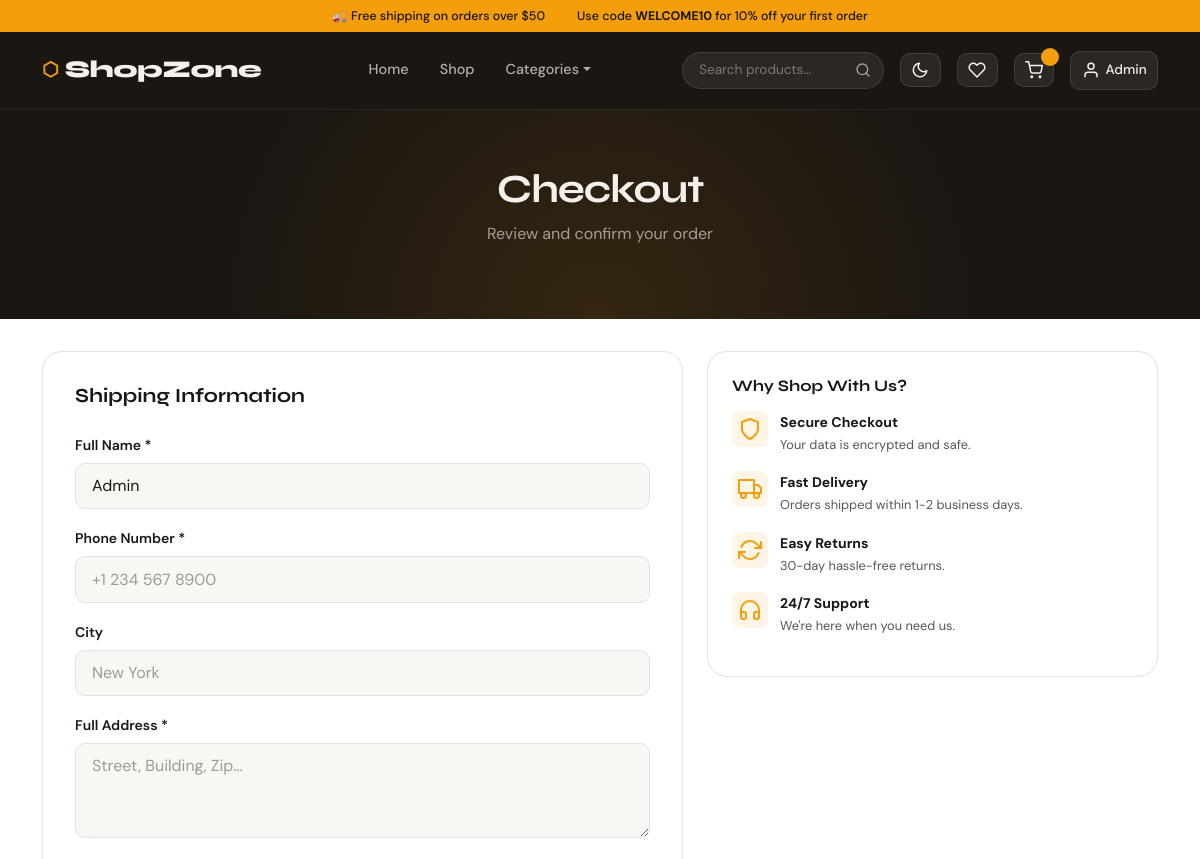
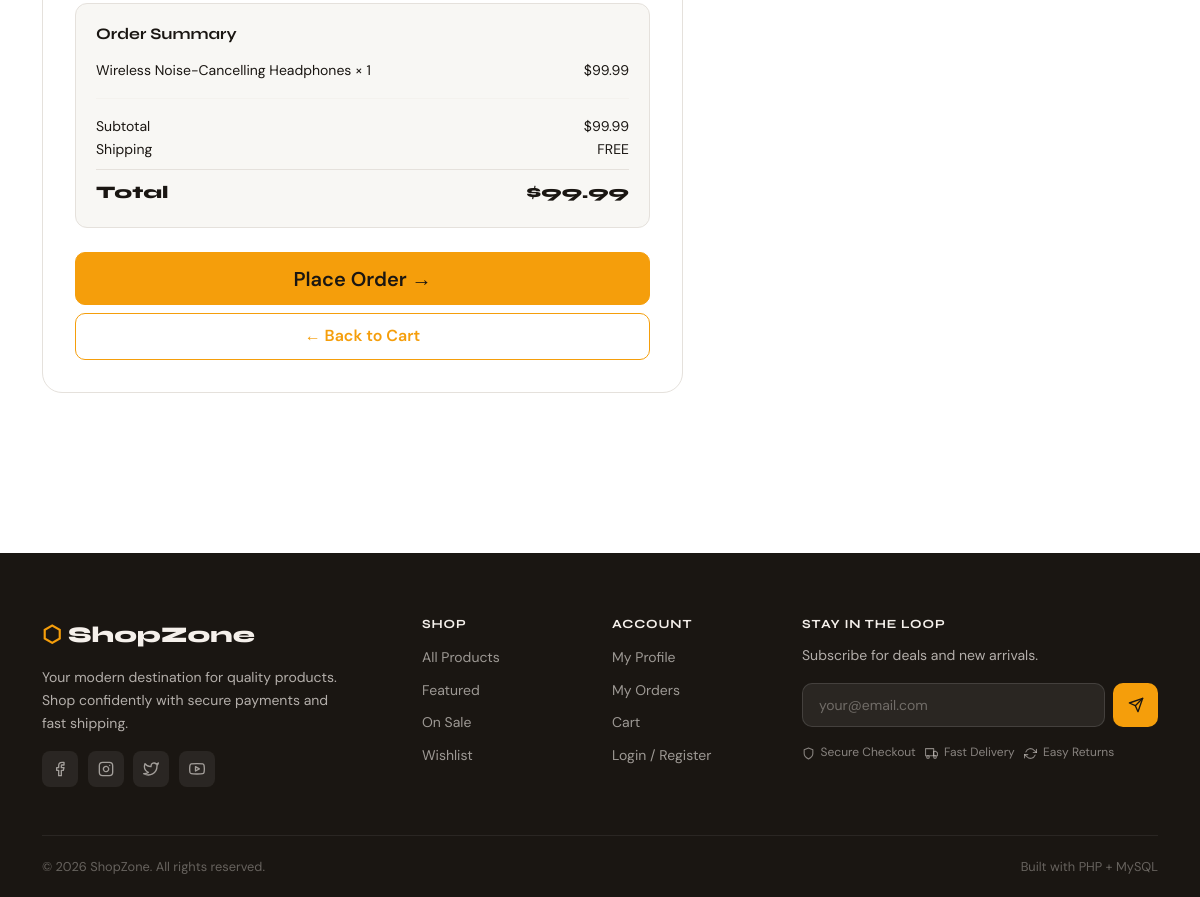
The app's page /pages/checkout.php?buy_now=1 (signed in) with its own data (2 pictures, top to bottom).
### tables this page shows
CREATE TABLE IF NOT EXISTS users (
    id INT AUTO_INCREMENT PRIMARY KEY,
    name VARCHAR(100) NOT NULL,
    email VARCHAR(150) UNIQUE NOT NULL,
    password VARCHAR(255) NOT NULL,
    role ENUM('user', 'admin') DEFAULT 'user',
    avatar VARCHAR(255) DEFAULT NULL,
    remember_token VARCHAR(255) DEFAULT NULL,
    otp_code VARCHAR(10) DEFAULT NULL,
    otp_expires_at DATETIME DEFAULT NULL,
    is_verified TINYINT(1) DEFAULT 0,
    reset_token VARCHAR(255) DEFAULT NULL,
    reset_expires_at DATETIME DEFAULT NULL,
    created_at TIMESTAMP DEFAULT CURRENT_TIMESTAMP
);

CREATE TABLE IF NOT EXISTS products (
    id INT AUTO_INCREMENT PRIMARY KEY,
    name VARCHAR(200) NOT NULL,
    slug VARCHAR(200) UNIQUE NOT NULL,
    price DECIMAL(10,2) NOT NULL,
    sale_price DECIMAL(10,2) DEFAULT NULL,
    description TEXT,
    short_description VARCHAR(500),
    image VARCHAR(255) DEFAULT NULL,
    gallery TEXT DEFAULT NULL,
    category_id INT,
    stock INT DEFAULT 0,
    promo_code VARCHAR(50) DEFAULT NULL,
    discount_percent INT DEFAULT 0,
    featured TINYINT(1) DEFAULT 0,
    created_at TIMESTAMP DEFAULT CURRENT_TIMESTAMP,
    FOREIGN KEY (category_id) REFERENCES categories(id) ON DELETE SET NULL
);

### includes/functions.php (called while the page is built, shortened)
<?php
function sanitize(string $val): string { return htmlspecialchars(trim($val), ENT_QUOTES, 'UTF-8'); }
function formatPrice(float $price): string { return '$' . number_format($price, 2); }

### pages/checkout.php (the view, shortened to what this page needs)
<?php
require_once __DIR__ . '/../includes/header.php';
$db  = getDB();
$uid = currentUserId();
$buyNow = (int)($_GET['buy_now'] ?? 0);
if ($buyNow) {
    $prod = $db->prepare("SELECT * FROM products WHERE id=? AND stock>0");
    $prod->execute([$buyNow]);
    $prod = $prod->fetch();
    $items = $prod ? [array_merge($prod, ['quantity'=>1,'effective_price'=>$prod['sale_price'] ?? $prod['price']])] : [];
}
$subtotal = array_sum(array_map(fn($i) => $i['effective_price'] * $i['quantity'], $items));
$discount = $_SESSION['cart_discount'] ?? 0;
$shipping = $subtotal >= 50 ? 0 : 5.00;
$total = $subtotal - $discount + $shipping;
$user = $db->prepare("SELECT * FROM users WHERE id=?");
$user->execute([$uid]);
$user = $user->fetch();
?>
<div class="page-header">
  <h1>Checkout</h1>
  <p>Review and confirm your order</p>
</div>
<section class="section" style="padding-top:2rem">
  <div class="container">
    <div class="row gy-4">
      <div class="col-lg-7">
        <div style="background:var(--card-bg);border:1px solid var(--border);border-radius:var(--radius-lg);padding:2rem">
          <h5 style="margin-bottom:1.5rem">Shipping Information</h5>
          <form method="POST" id="checkoutForm">
            <div class="mb-3">
              <label class="form-label">Full Name *</label>
              <input type="text" name="name" class="form-control" required value="<?= sanitize($user['name']) ?>" placeholder="Jane Doe">
            </div>
            <div class="mb-3">
              <label class="form-label">Phone Number *</label>
              <input type="tel" name="phone" class="form-control" required placeholder="+1 234 567 8900">
            </div>
            <div class="mb-3">
              <label class="form-label">City</label>
              <input type="text" name="city" class="form-control" placeholder="New York">
            </div>
            <div class="mb-4">
              <label class="form-label">Full Address *</label>
              <textarea name="address" class="form-control" rows="3" required placeholder="Street, Building, Zip..."></textarea>
            </div>
            <div style="background:var(--bg-2);border:1px solid var(--border);border-radius:var(--radius);padding:1.25rem;margin-bottom:1.5rem">
              <h6 style="margin-bottom:1rem">Order Summary</h6>
              <?php foreach ($items as $item): ?>
              <div style="display:flex;justify-content:space-between;font-size:.875rem;margin-bottom:.4rem">
                <span><?= sanitize($item['name']) ?> × <?= $item['quantity'] ?></span>
                <span><?= formatPrice($item['effective_price'] * $item['quantity']) ?></span>
              </div>
              <?php endforeach; ?>
              <hr style="border-color:var(--border)">
              <div style="display:flex;justify-content:space-between;font-size:.875rem"><span>Subtotal</span><span><?= formatPrice($subtotal) ?></span></div>
              <div style="display:flex;justify-content:space-between;font-size:.875rem"><span>Shipping</span><span><?= $shipping > 0 ? formatPrice($shipping) : 'FREE' ?></span></div>
              <div style="display:flex;justify-content:space-between;font-family:'Syne',sans-serif;font-weight:800;font-size:1.1rem;margin-top:.5rem;padding-top:.5rem;border-top:1px solid var(--border)">
                <span>Total</span><span><?= formatPrice($total) ?></span>
              </div>
            </div>
            <button type="submit" class="btn btn-primary w-100 btn-lg">Place Order →</button>
            <a href="<?= SITE_URL ?>/pages/cart.php" class="btn btn-outline-primary w-100 mt-2">← Back to Cart</a>
          </form>
        </div>
      </div>
      <div class="col-lg-5">
        <div class="summary-card">
          <h6 style="margin-bottom:1rem">Why Shop With Us?</h6>
          <?php
          $trust = [
            ['shield','Secure Checkout','Your data is encrypted and safe.'],
            ['truck','Fast Delivery','Orders shipped within 1-2 business days.'],
            ['refresh-cw','Easy Returns','30-day hassle-free returns.'],
            ['headphones','24/7 Support','We\'re here when you need us.'],
          ];
          foreach ($trust as [$icon,$title,$desc]):
          ?>
          <div style="display:flex;gap:.75rem;margin-bottom:1rem">
            <div style="width:36px;height:36px;background:rgba(245,158,11,.1);border-radius:8px;display:flex;align-items:center;justify-content:center;flex-shrink:0;color:var(--accent)">
              <i data-feather="<?= $icon ?>"></i>
            </div>
            <div>
              <div style="font-weight:700;font-size:.875rem"><?= $title ?></div>
              <div style="font-size:.8rem;color:var(--text-2)"><?= $desc ?></div>
            </div>
          </div>
          <?php endforeach; ?>
        </div>
      </div>
    </div>
  </div>
</section>
<?php require_once __DIR__ . '/../includes/footer.php'; ?>

### assets/css/style.css (style rules this page uses)
:root { --accent: #F59E0B; --accent-dark: #D97706; --bg: #FFFFFF; --bg-2: #F8F7F4; --bg-3: #EFEDE8; --text: #1A1612; --text-2: #5C5550; --text-3: #9E9A96; --card-bg: #FFFFFF; --border: #E5E1DC; --nav-bg: #1A1612; --nav-text: #F5F0EB; --shadow: 0 4px 24px rgba(0,0,0,.08); --radius: 12px; --radius-lg: 20px; --transition: .25s cubic-bezier(.4,0,.2,1); }
*, *::before, *::after { box-sizing: border-box; margin: 0; padding: 0; }
body { font-family: 'DM Sans', sans-serif; background: var(--bg); color: var(--text); line-height: 1.65; transition: background var(--transition), color var(--transition); }
h1,h2,h3,h4,h5,h6 { font-family: 'Syne', sans-serif; font-weight: 700; }
a { color: var(--accent); text-decoration: none; }
.btn-primary { background: var(--accent) !important; border-color: var(--accent) !important; color: #1A1612 !important; font-weight: 600; border-radius: 10px; padding: .65rem 1.5rem; transition: var(--transition); }
.btn-outline-primary { border-color: var(--accent) !important; color: var(--accent) !important; font-weight: 600; border-radius: 10px; padding: .65rem 1.5rem; transition: var(--transition); }
.section { padding: 5rem 0; }
.form-label { font-weight: 600; font-size: .875rem; color: var(--text); margin-bottom: .35rem; }
.form-control { background: var(--bg-2) !important; border: 1px solid var(--border) !important; border-radius: 10px !important; color: var(--text) !important; padding: .65rem 1rem !important; transition: var(--transition) !important; }
.form-control::placeholder { color: var(--text-3) !important; }
.summary-card { background: var(--card-bg); border: 1px solid var(--border); border-radius: var(--radius-lg); padding: 1.5rem; position: sticky; top: 90px; }
.page-header { background: var(--nav-bg); padding: 3.5rem 0; text-align: center; color: var(--nav-text); position: relative; overflow: hidden; }
.page-header::after { content: ''; position: absolute; inset: 0; background: radial-gradient(circle at 50% 100%, rgba(245,158,11,.12) 0%, transparent 60%); }
.page-header h1 { font-size: 2.5rem; letter-spacing: -.03em; position: relative; z-index: 1; }
.page-header p { color: rgba(245,240,235,.6); position: relative; z-index: 1; }

### records on screen
users: name "Admin"
products: name "Wireless Noise-Cancelling Headphones", quantity "1", formatPrice($item['effective_price']*$item['quantity']) "$99.99", sale_price "$99.99"

### other values on screen
SITE_NAME "ShopZone"
$_SESSION['user_name'] "Admin"
$title "Secure Checkout"
$desc "Your data is encrypted and safe."
$title "Fast Delivery"
$desc "Orders shipped within 1-2 business days."
$title "Easy Returns"
$desc "30-day hassle-free returns."
$title "24/7 Support"
$desc "We're here when you need us."
